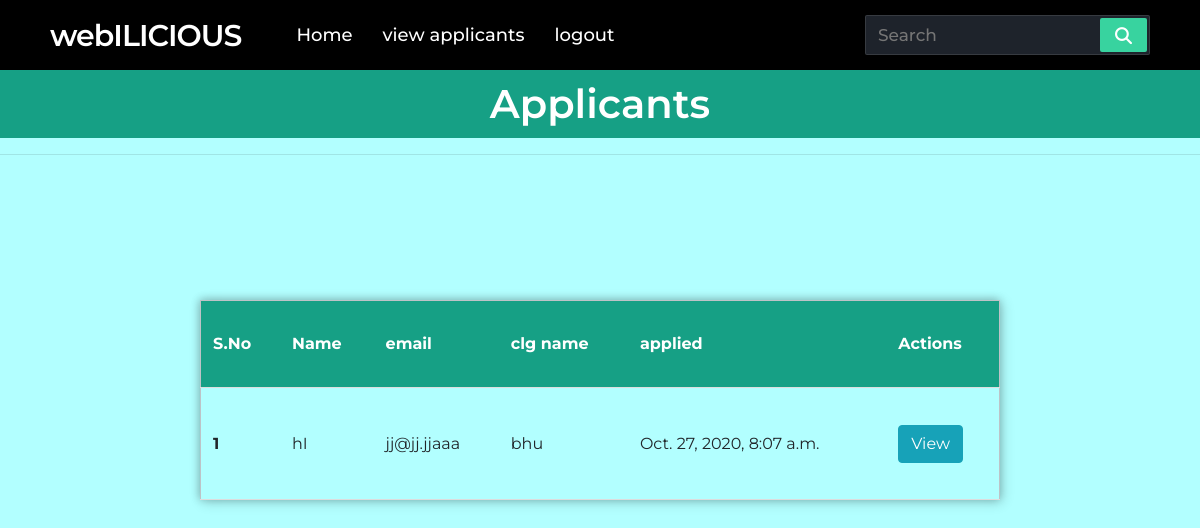
Before: /controller/viewapplicants with the older database file.
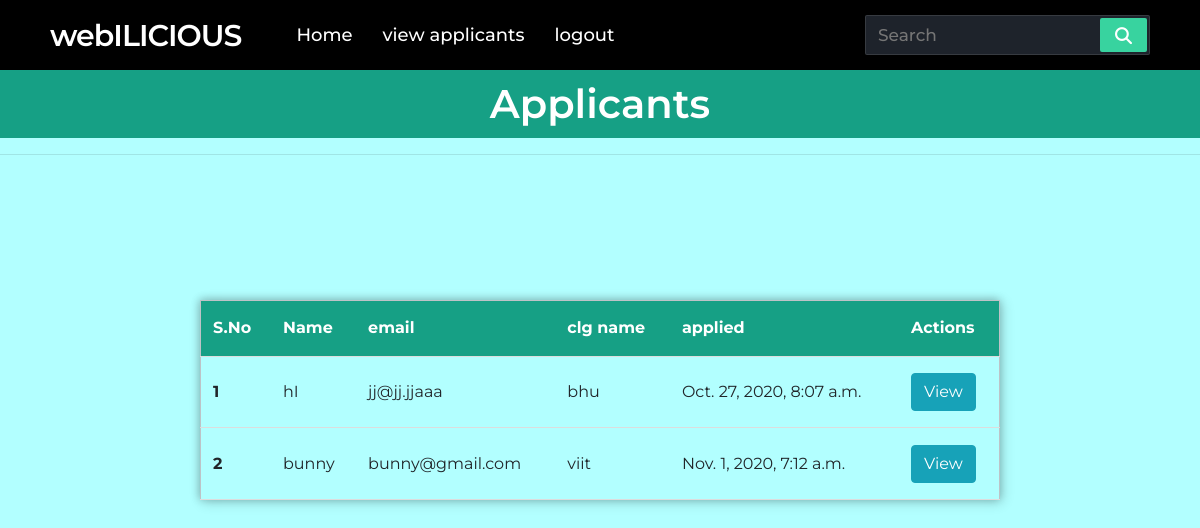
After: the same page with the newer database file.
### controller/models.py (models this page shows, shortened)
class Applicants(models.Model):
    applicant = models.OneToOneField(User,on_delete=models.CASCADE)
    app_email=models.CharField(max_length=255)
    app_clg=models.CharField(max_length=255)
    dateregisteres= models.DateTimeField(auto_now_add=True)

### controller/views.py (the view)
# urls.py: path('viewapplicants',views.viewapplicants,name="viewapplicants"),
def viewapplicants(request):
    item = Applicants.objects.all()
    context ={'item' : item}
    return render(request,'controller/viewapp.html',context)

### controller/templates/controller/viewapp.html (shortened to what this page needs)
{% extends 'controller/base.html' %}
{% load static %}
{% block body %}
{% if item %}
<body>
    <h1>Applicants</h1>
    <hr>
    <table>
        <tr id="header">
            <th scope="col">S.No</th>
        <th scope="col">Name</th>
        <th scope="col">email</th>
        <th scope="col">clg name</th>
        <th scope="col">applied</th>
        <th scope="col">Actions</th>
        </tr>
        {%  for ite in item %}
      <tr>
        <th scope="row">{{ forloop.counter }}</th>
        <td>{{ ite.applicant }}</td>
        <td>{{ ite.app_email }}</td>
        <td>{{ ite.app_clg }}</td>
        <td>{{ ite.dateregisteres }}</td>
        <td>
        <a href="{%url 'completedetails' ite.id %}" class="btn btn-info text-white">View</a>
        </td>
      </tr>
      {% endfor %}
      {% else %}
      <h6 style="margin-top: 100px;color: #c9302c"> No applications present!!! </h6>
      {% endif %}
    </table>
</body>
{% endblock body %}

Changed rows visible on the page:
added Applicants: applicant "bunny", app_email "bunny@gmail.com", app_clg "viit", dateregisteres "Nov. 1, 2020, 7:12 a.m."
